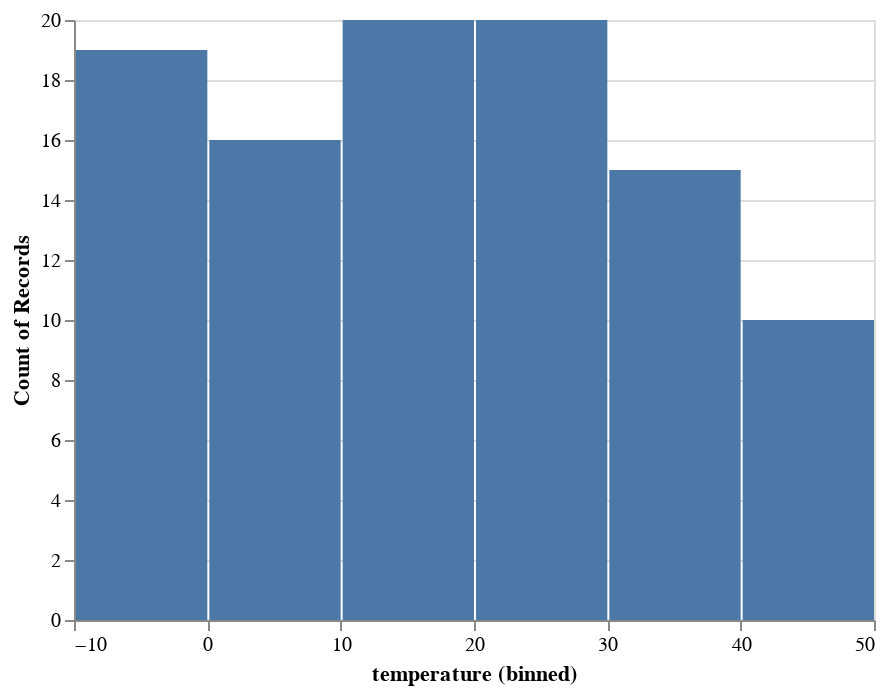

Here is the notebook cell this chart was saved with:
### Code cell
base = alt.Chart(df)
bar = base.mark_bar().encode(
    x=alt.X(
        field="temperature",
        type="quantitative",
        bin=alt.Bin(maxbins=10),
        scale=alt.Scale(type="linear"),
    ),
    y=alt.Y(
        field="temperature",
        type="quantitative",
        aggregate="count",
        scale=alt.Scale(type="linear", zero=True),
    ),
)
display_chart(bar)

### Figure 1 — Vega-Lite specification as saved in the notebook (floating-point values rounded to 4 significant figures)
{"config": {"view": {"continuousWidth": 400, "continuousHeight": 300}}, "data": {"name": "data-124c435c1b687eb7890344117a1c86b4"}, "mark": "bar", "encoding": {"x": {"bin": {"maxbins": 10}, "field": "temperature", "scale": {"type": "linear"}, "type": "quantitative"}, "y": {"aggregate": "count", "field": "temperature", "scale": {"type": "linear", "zero": true}, "type": "quantitative"}}, "$schema": "https://vega.github.io/schema/vega-lite/v4.17.0.json", "datasets": {"data-124c435c1b687eb7890344117a1c86b4": [{"temperature": 17.89, "wind": 78.76, "precipitation": 41.61, "condition": "rain"}, {"temperature": 5.623, "wind": 25.42, "precipitation": 74.91, "condition": "rain"}, {"temperature": 23.39, "wind": 9.846, "precipitation": 81.34, "condition": "rain"}, {"temperature": 20.89, "wind": 27.54, "precipitation": 27.65, "condition": "drizzle"}, {"temperature": 33.91, "wind": 97.91, "precipitation": 36.53, "condition": "snow"}, {"temperature": 39.66, "wind": 24.27, "precipitation": 33.39, "condition": "rain"}, {"temperature": 5.671, "wind": 98.2, "precipitation": 93.73, "condition": "snow"}, {"temperature": -2.278, "wind": 77.9, "precipitation": 50.1, "condition": "drizzle"}, {"temperature": 43.1, "wind": 74.78, "precipitation": 89.96, "condition": "sun"}, {"temperature": 1.805, "wind": 91.29, "precipitation": 29.77, "condition": "fog"}, {"temperature": 14.33, "wind": 45.05, "precipitation": 17.65, "condition": "drizzle"}, {"temperature": 25.45, "wind": 22.27, "precipitation": 60.38, "condition": "drizzle"}, {"temperature": 11.19, "wind": 77.3, "precipitation": 71.65, "condition": "snow"}, {"temperature": 22.95, "wind": 27.04, "precipitation": 92.69, "condition": "snow"}, {"temperature": 33.17, "wind": 92.13, "precipitation": 39.11, "condition": "snow"}, {"temperature": 9.981, "wind": 66.73, "precipitation": 19.37, "condition": "drizzle"}, {"temperature": 2.838, "wind": 18.62, "precipitation": 57.42, "condition": "sun"}, {"temperature": 39.14, "wind": 32.53, "precipitation": 88.22, "condition": "rain"}, {"temperature": 39.23, "wind": 2.511, "precipitation": 78.95, "condition": "fog"}, {"temperature": 2.949, "wind": 1.937, "precipitation": 3.534, "condition": "fog"}, {"temperature": 28.42, "wind": 6.822, "precipitation": 84.57, "condition": "fog"}, {"temperature": 28.41, "wind": 95.25, "precipitation": 2.312, "condition": "fog"}, {"temperature": 23.93, "wind": 28.44, "precipitation": 94.94, "condition": "drizzle"}, {"temperature": 25.14, "wind": 5.725, "precipitation": 72.56, "condition": "drizzle"}, {"temperature": -3.107, "wind": 90.56, "precipitation": 8.208, "condition": "rain"}, {"temperature": 43.07, "wind": 63.34, "precipitation": 35.34, "condition": "sun"}, {"temperature": -8.716, "wind": 78.5, "precipitation": 16.73, "condition": "fog"}, {"temperature": 10.06, "wind": 82.55, "precipitation": 49.82, "condition": "fog"}, {"temperature": 27.91, "wind": 45.94, "precipitation": 87.72, "condition": "sun"}, {"temperature": 28.83, "wind": 14.35, "precipitation": 95.31, "condition": "sun"}, {"temperature": -5.245, "wind": 24.46, "precipitation": 63.16, "condition": "fog"}, {"temperature": -4.739, "wind": 87.62, "precipitation": 67.17, "condition": "fog"}, {"temperature": -1.646, "wind": 34.16, "precipitation": 83.2, "condition": "rain"}, {"temperature": -8.671, "wind": 28.02, "precipitation": 8.858, "condition": "snow"}, {"temperature": 23.59, "wind": 32.61, "precipitation": 90.55, "condition": "snow"}, {"temperature": 42.94, "wind": 17.46, "precipitation": 76.27, "condition": "sun"}, {"temperature": 14.04, "wind": 31.45, "precipitation": 27.74, "condition": "rain"}, {"temperature": 33.93, "wind": 85.1, "precipitation": 48.72, "condition": "fog"}, {"temperature": 29.11, "wind": 25.4, "precipitation": 83.25, "condition": "fog"}, {"temperature": 23.33, "wind": 38.96, "precipitation": 84.81, "condition": "rain"}, {"temperature": 27.82, "wind": 97.48, "precipitation": 59.4, "condition": "fog"}, {"temperature": 24.7, "wind": 56.93, "precipitation": 16.58, "condition": "drizzle"}, {"temperature": 42.74, "wind": 19.02, "precipitation": 37.52, "condition": "sun"}, {"temperature": 39.73, "wind": 63.1, "precipitation": 15.21, "condition": "fog"}, {"temperature": 34.93, "wind": 44.34, "precipitation": 2.992, "condition": "sun"}, {"temperature": 12.48, "wind": 45.64, "precipitation": 1.568, "condition": "fog"}, {"temperature": 11.49, "wind": 35.43, "precipitation": 46.84, "condition": "fog"}, {"temperature": 16.58, "wind": 85.94, "precipitation": 67.67, "condition": "sun"}, {"temperature": 42.97, "wind": 61.02, "precipitation": 40.2, "condition": "snow"}, {"temperature": 43.01, "wind": 91.59, "precipitation": 10.24, "condition": "sun"}, {"temperature": 17.89, "wind": 29.82, "precipitation": 44.29, "condition": "sun"}, {"temperature": 13.7, "wind": 46.94, "precipitation": 76.08, "condition": "rain"}, {"temperature": 4.986, "wind": 81.91, "precipitation": 34.89, "condition": "drizzle"}, {"temperature": -1.478, "wind": 3.979, "precipitation": 7.535, "condition": "drizzle"}, {"temperature": 16.89, "wind": 31.99, "precipitation": 60.46, "condition": "drizzle"}, {"temperature": -7.175, "wind": 5.042, "precipitation": 88.36, "condition": "drizzle"}, {"temperature": 9.859, "wind": 48.49, "precipitation": 23.8, "condition": "snow"}, {"temperature": 28.54, "wind": 5.727, "precipitation": 25.97, "condition": "drizzle"}, {"temperature": 41.85, "wind": 3.311, "precipitation": 1.792, "condition": "snow"}, {"temperature": 39.52, "wind": 89.65, "precipitation": 48.54, "condition": "fog"}, {"temperature": 4.151, "wind": 58.14, "precipitation": 79.66, "condition": "drizzle"}, {"temperature": 7.317, "wind": 6.797, "precipitation": 33.62, "condition": "snow"}, {"temperature": -6.041, "wind": 24.37, "precipitation": 71.47, "condition": "rain"}, {"temperature": 28.05, "wind": 19.4, "precipitation": 71.69, "condition": "drizzle"}, {"temperature": 35.31, "wind": 66.54, "precipitation": 22.88, "condition": "rain"}, {"temperature": -9.078, "wind": 54.53, "precipitation": 66.43, "condition": "sun"}, {"temperature": 34.31, "wind": 92.8, "precipitation": 61.94, "condition": "sun"}, {"temperature": -0.5341, "wind": 89.18, "precipitation": 88.5, "condition": "rain"}, {"temperature": -7.331, "wind": 16.43, "precipitation": 92.16, "condition": "drizzle"}, {"temperature": 34.45, "wind": 16.98, "precipitation": 66.5, "condition": "fog"}, {"temperature": 2.292, "wind": 78.08, "precipitation": 85.09, "condition": "snow"}, {"temperature": 10.28, "wind": 64.38, "precipitation": 46.13, "condition": "sun"}, {"temperature": 14.39, "wind": 27.71, "precipitation": 82.18, "condition": "rain"}, {"temperature": 15.07, "wind": 90.37, "precipitation": 95.43, "condition": "rain"}, {"temperature": -5.932, "wind": 76.31, "precipitation": 48.18, "condition": "drizzle"}, {"temperature": -1.224, "wind": 77.26, "precipitation": 12.19, "condition": "sun"}, {"temperature": 17.98, "wind": 99.89, "precipitation": 5.951, "condition": "drizzle"}, {"temperature": 8.333, "wind": 22.35, "precipitation": 1.991, "condition": "rain"}, {"temperature": 40.99, "wind": 12.54, "precipitation": 3.096, "condition": "drizzle"}, {"temperature": 36.3, "wind": 47.28, "precipitation": 50.72, "condition": "fog"}, {"temperature": 8.012, "wind": 80.65, "precipitation": 84.74, "condition": "sun"}, {"temperature": 32.64, "wind": 78.39, "precipitation": 94.27, "condition": "fog"}, {"temperature": -4.16, "wind": 53.39, "precipitation": 50.61, "condition": "fog"}, {"temperature": -6.602, "wind": 86.56, "precipitation": 62.65, "condition": "fog"}, {"temperature": 40.14, "wind": 16.63, "precipitation": 41.39, "condition": "drizzle"}, {"temperature": 26.96, "wind": 85.88, "precipitation": 71.96, "condition": "drizzle"}, {"temperature": 11.93, "wind": 76.39, "precipitation": 60.41, "condition": "drizzle"}, {"temperature": 19.57, "wind": 72.98, "precipitation": 29.68, "condition": "drizzle"}, {"temperature": 10.48, "wind": 10.27, "precipitation": 85.87, "condition": "rain"}, {"temperature": -9.62, "wind": 64.58, "precipitation": 29.07, "condition": "drizzle"}, {"temperature": 24.86, "wind": 64.44, "precipitation": 32.79, "condition": "sun"}, {"temperature": -9.714, "wind": 46.94, "precipitation": 71.96, "condition": "rain"}, {"temperature": 15.8, "wind": 5.568, "precipitation": 16.5, "condition": "sun"}, {"temperature": 29.45, "wind": 66.42, "precipitation": 96.91, "condition": "snow"}, {"temperature": 0.179, "wind": 37.14, "precipitation": 7.393, "condition": "snow"}, {"temperature": 37.9, "wind": 23.74, "precipitation": 85.44, "condition": "fog"}, {"temperature": 40.41, "wind": 71.68, "precipitation": 91.26, "condition": "snow"}, {"temperature": 2.723, "wind": 5.857, "precipitation": 54.03, "condition": "drizzle"}, {"temperature": 9.453, "wind": 52.78, "precipitation": 90.04, "condition": "fog"}, {"temperature": 18.91, "wind": 13.73, "precipitation": 34.57, "condition": "sun"}]}}
